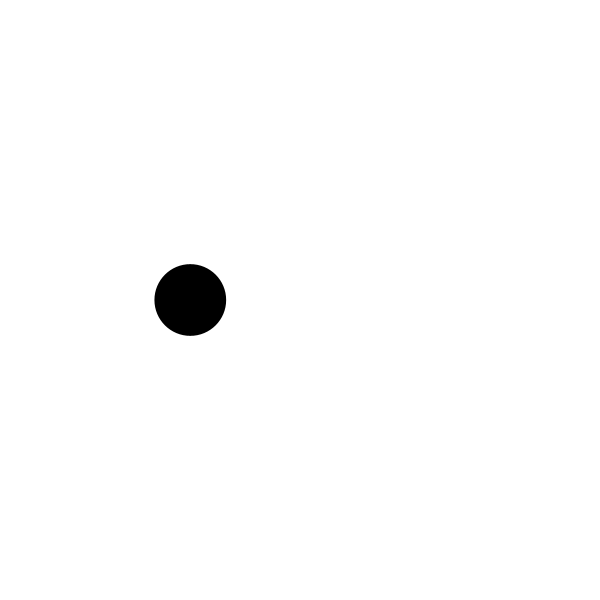
Frame 1 (no input)
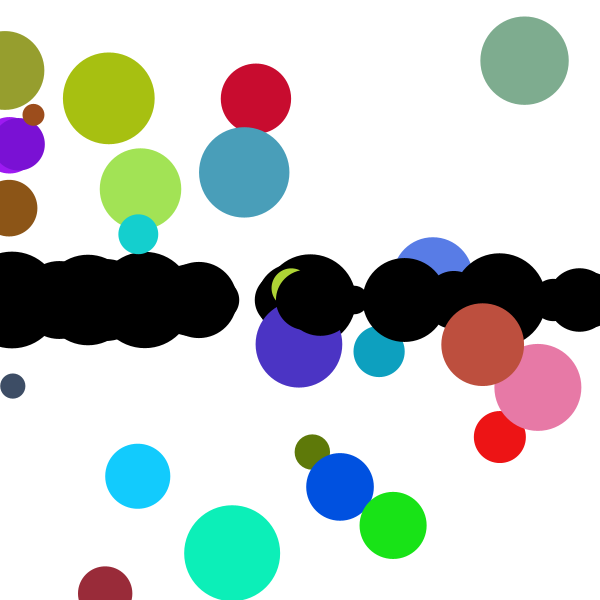
Frame 60 (the mouse pressed at the canvas centre just before this capture)
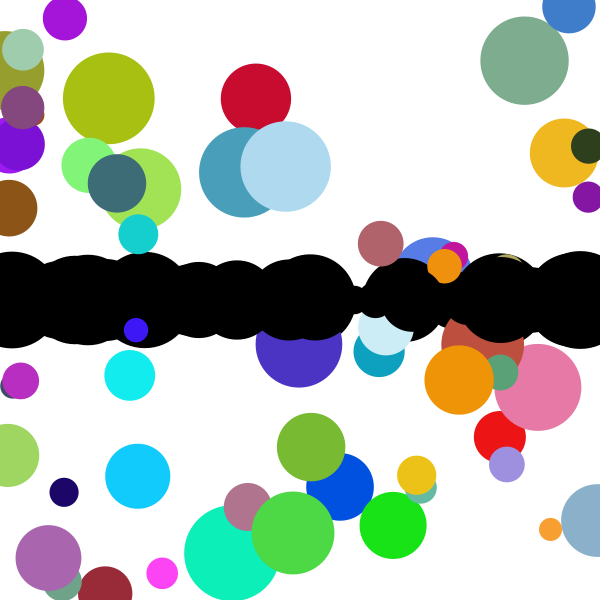
Frame 120 (the mouse held since frame 60 and released just before this capture)

The Processing sketch that drew these frames (run headless with seeded random() and noise(); from frame 60 on, the mouse is pressed at the canvas centre):

// Processing sketch: processing_58656
// ── processing_58656.pde

void setup() { // construção do stage
  size (600,600); // tamanho da janela
  background (255);  // cor de fundo
  smooth(); // suaviza as formas
  noStroke(); // retira a linha de contorno das formas
  frameRate(10); // define o numero de frames por segundo
}

void draw(){ // construção do desenho/formas
  
  float posX; //define uma variavel para o posição em x do circulo
  float posY; //define uma variavel para o posição em y do circulo
  float diametro = random (20,100); // define uma variavel para um diametro aleatório do circulo
  float r = random(255); // define uma variavel para um valor aleatório na escala dos vermelhos
  float g = random(255); // define uma variavel para um valor aleatório na escala dos verdes
  float b = random(255); // define uma variavel para um valor aleatório na escala dos azuis
  float probabilidade = 50; // define uma variavel para o valor da percentagem
    
    // a composição vai ter 50% dos circulos com cores e posições aleatórias e os outros 50% dos circulos vao estar a preto no centro horizontal da janela  
     if (random(100) > probabilidade){ // define que estão conticionados 50% dos circulos
      posX = random (0,600); //define a posição aleatória no eixo de x entre 0 a 600
      posY = 300; // define a posição no eixo de y
      r = 0; // define o valor da cor na escala de vermelhos
      g = 0; // define o valor da cor na escala de verdes
      b = 0; // define o valor da cor na escala de azuis
    }
     else{ // define qe estão condicionados os restantes circulos
     posX = random (0,600); // define uma posição aleatória no eixo de x entre 0 a 600
     posY = random (0,600); // define uma posição aleatória no eixo de y entre 0 a 600
     }
     
     fill(r,g,b); // define a cor de preenchimento dos circulos
     ellipse ( posX, posY, diametro, diametro); // construção dos circulos
  } 
